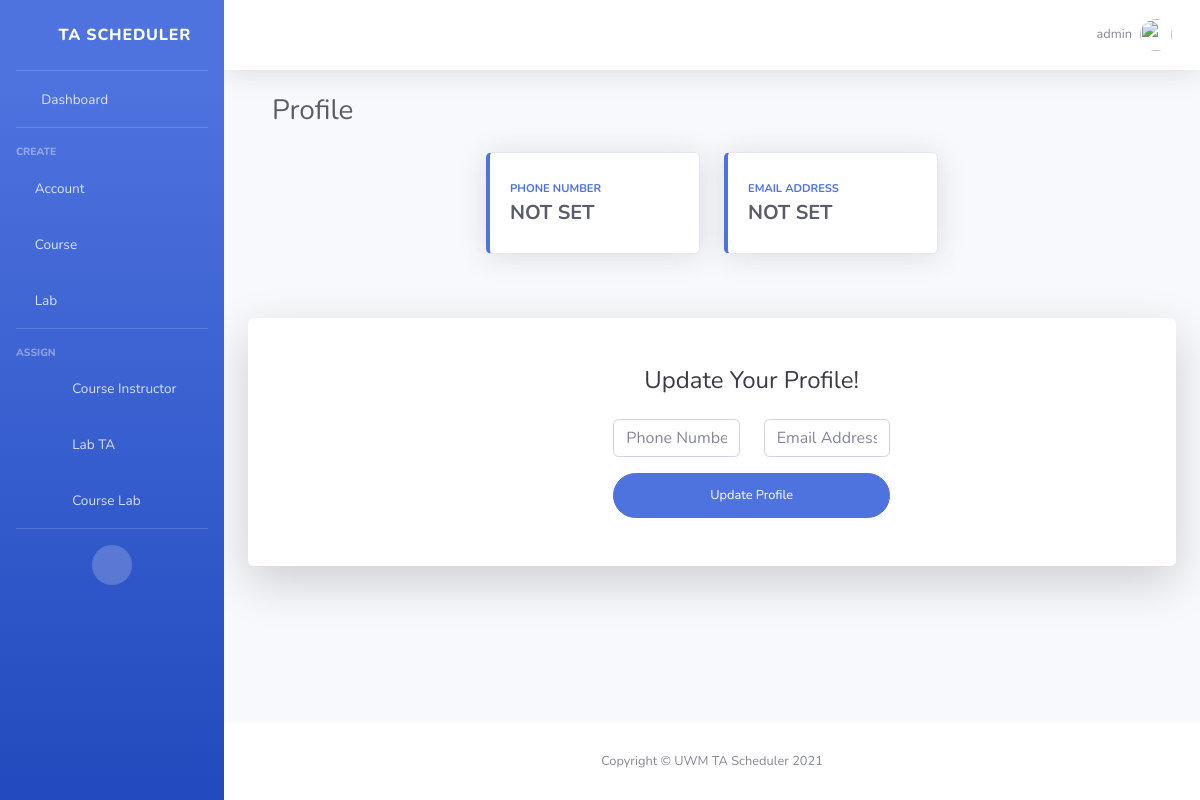
The app's page /profile/ (signed in), older data.
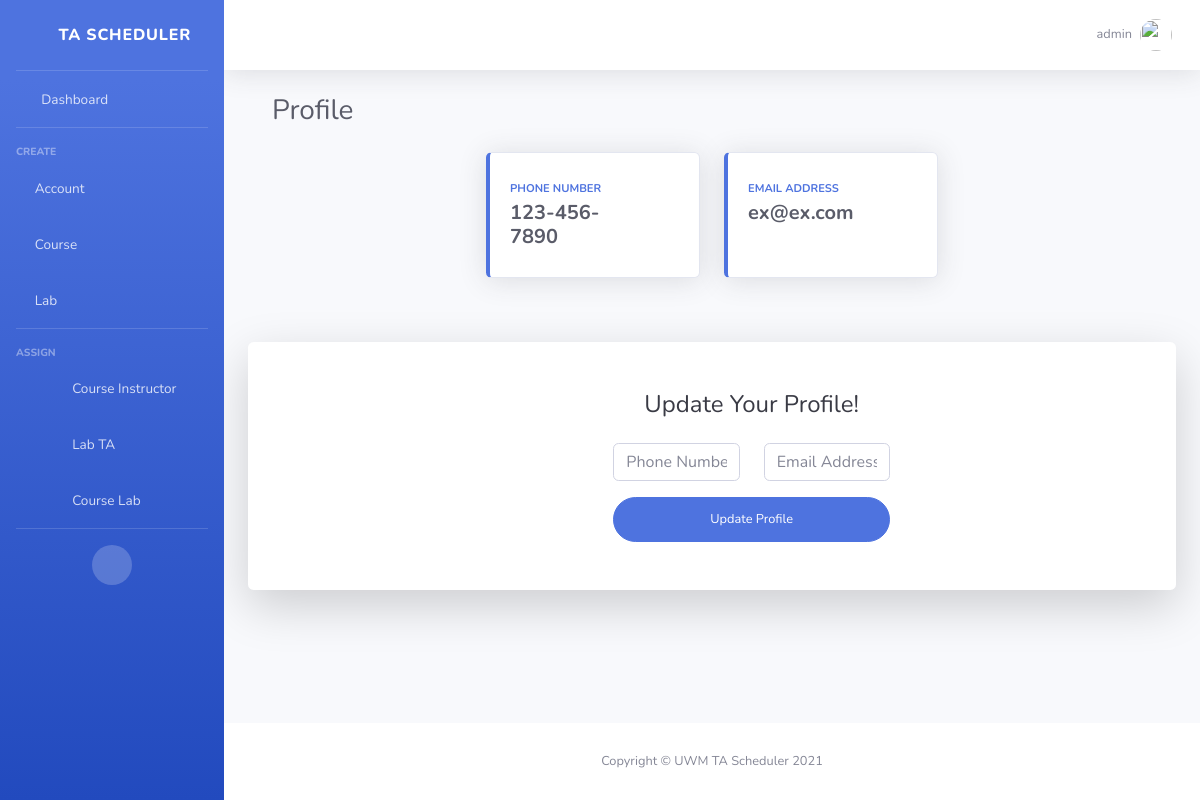
The same page, newer data.
### TA_Scheduler/models.py (models this page shows)
class myContact(models.Model):
    userName = models.CharField(max_length=40)
    phoneNumber = models.CharField(max_length=20)
    emailAddress = models.CharField(max_length=40)

### TA_Scheduler/views.py (the view, shortened to what this page needs)
# urls.py: path('profile/', Profile.as_view()),
class Profile(View):
    def get(self,request):
        userName = request.session["userName"]
        if(verifyLogin.verifyLogin(userName, request) == False):
            return render(request, "logout.html", {})
        contact = list(myContact.objects.filter(userName=userName))[0]
        if (request.session["userType"] == "Administrator"):
            return render(request, "profile.html", {"userName":userName, "phoneNumber":contact.phoneNumber, "emailAddress":contact.emailAddress})
        elif (request.session["userType"] == "Instructor"):
            return render(request, "profile-instructor.html", {"userName": userName, "phoneNumber": contact.phoneNumber,
                                                    "emailAddress": contact.emailAddress})
        elif (request.session["userType"] == "TA"):
            return render(request, "profile-ta.html", {"userName": userName, "phoneNumber": contact.phoneNumber,
                                                    "emailAddress": contact.emailAddress})

### TA_Scheduler/verifyLogin.py (called while the page is built)
    def verifyLogin(userName, request):
        userFound = list(myAccount.objects.filter(userName=userName))
        if(len(userFound) == 0):
            auth_logout(request)
            return False
        return True

### templates/profile.html (shortened to what this page needs)
{% load static %}
<!DOCTYPE html>
<html lang="en">
<head>
    <link href="{% static '/vendor/fontawesome-free/css/all.min.css' %}" rel="stylesheet" type="text/css">
    <link href="{% static '/css/sb-admin-2.min.css' %}" rel="stylesheet">
    <link href="{% static '/vendor/datatables/dataTables.bootstrap4.min.css' %}" rel="stylesheet">
</head>
<body id="page-top">
<div id="wrapper">
    <ul class="navbar-nav bg-gradient-primary sidebar sidebar-dark accordion" id="accordionSidebar">
        <a class="sidebar-brand d-flex align-items-center justify-content-center" href="/home">
            <div class="sidebar-brand-icon rotate-n-15">
                <i class="far fa-calendar-alt"></i>
            </div>
            <div class="sidebar-brand-text mx-3">TA Scheduler</div>
        </a>
        <hr class="sidebar-divider my-0">
        <li class="nav-item">
            <a class="nav-link" href="/home">
                <i class="fas fa-fw fa-tachometer-alt"></i>
                <span>Dashboard</span></a>
        </li>
        <hr class="sidebar-divider">
        <div class="sidebar-heading">
            Create
        </div>
        <li class="nav-item">
            <a class="nav-link" href="/create-account">
                <i class="fas fa-user-circle"></i>
                <span>Account</span></a>
        </li>
        <li class="nav-item">
            <a class="nav-link" href="/create-course">
                <i class="fas fa-book-open"></i>
                <span>Course</span></a>
        </li>
        <li class="nav-item">
            <a class="nav-link" href="/create-lab">
                <i class="fas fa-flask"></i>
                <span>Lab</span></a>
        </li>
        <hr class="sidebar-divider">
        <div class="sidebar-heading">
            Assign
        </div>
        <li class="nav-item">
            <a class="nav-link" href="/assign-course-instructor/">
                <i class="fas fa-user-circle"></i> <i class="fas fa-arrow-right"></i> <i class="fas fa-book-open"></i>
                <span>Course Instructor</span></a>
        </li>
        <li class="nav-item">
            <a class="nav-link" href="/assign-lab-ta/">
                <i class="fas fa-user-circle"></i> <i class="fas fa-arrow-right"></i> <i class="fas fa-flask"></i>
                <span>Lab TA</span></a>
        </li>
        <li class="nav-item">
            <a class="nav-link" href="/assign-course-lab/">
                <i class="fas fa-flask"></i> <i class="fas fa-arrow-right"></i> <i class="fas fa-book-open"></i>
                <span>Course Lab</span></a>
        </li>
        <hr class="sidebar-divider d-none d-md-block">
        <div class="text-center d-none d-md-inline">
            <button class="rounded-circle border-0" id="sidebarToggle"></button>
        </div>
    </ul>
    <div id="content-wrapper" class="d-flex flex-column">
        <div id="content">
            <nav class="navbar navbar-expand navbar-light bg-white topbar mb-4 static-top shadow">
                <ul class="navbar-nav ml-auto">
                    <li class="nav-item dropdown no-arrow">
                        <a class="nav-link dropdown-toggle" href="#" id="userDropdown" role="button"
                           data-toggle="dropdown" aria-haspopup="true" aria-expanded="false">
                            <span class="mr-2 d-none d-lg-inline text-gray-600 small">{{ userName }}</span>
                            <img class="img-profile rounded-circle"
                                 src="{% static '/img/undraw_profile.svg' %}">
                        </a>
                    </li>
                </ul>
            </nav>
            <div class="container-fluid">
                <div class="container-fluid">
                    <div class="d-sm-flex align-items-center justify-content-between mb-4">
                        <h1 class="h3 mb-0 text-gray-800">Profile</h1>
                    </div>
                </div>
                <div class="row">
                    <div class="col-xl-3 col-md-3 mb-3"></div>
                    <div class="col-xl-3 col-md-3 mb-3">
                        <div class="card border-left-primary shadow h-100 py-2">
                            <div class="card-body">
                                <div class="row no-gutters align-items-center">
                                    <div class="col mr-2">
                                        <div class="text-xs font-weight-bold text-primary text-uppercase mb-1">
                                            Phone Number
                                        </div>
                                        <div class="h5 mb-0 font-weight-bold text-gray-800">{{ phoneNumber }}</div>
                                    </div>
                                    <div class="col-auto">
                                        <i class="fas fa-phone fa-2x text-gray-300"></i>
                                    </div>
                                </div>
                            </div>
                        </div>
                    </div>
                    <div class="col-xl-3 col-md-4 mb-3">
                        <div class="card border-left-primary shadow h-100 py-2">
                            <div class="card-body">
                                <div class="row no-gutters align-items-center">
                                    <div class="col mr-2">
                                        <div class="text-xs font-weight-bold text-primary text-uppercase mb-1">
                                            Email Address
                                        </div>
                                        <div class="h5 mb-0 font-weight-bold text-gray-800">{{ emailAddress }}</div>
                                    </div>
                                    <div class="col-auto">
                                        <i class="fas fa-envelope fa-2x text-gray-300"></i>
                                    </div>
                                </div>
                            </div>
                        </div>
                    </div>
                </div>
                <div class="card o-hidden border-0 shadow-lg my-5">
                    <div class="card-body p-0">
                        <div class="row">
                            <div class="col-lg-4 d-none d-lg-block bg-register-image"></div>
                            <div class="col-lg-5">
                                <div class="p-5">
                                    <div class="text-center">
                                        <h1 class="h4 text-gray-900 mb-4">Update Your Profile!</h1>
                                    </div>
                                    <form class="user" action="/profile/" method="post">
                                        <div class="form-group row">
                                            <div class="col-sm-6  mb-3 mb-sm-0">
                                                <input required="true" type="tel" class="form-control"
                                                       name="phoneNumber" placeholder="Phone Number (123-546-7890)"
                                                       pattern="[0-9]{3}-[0-9]{3}-[0-9]{4}">
                                            </div>
                                            <div class="col-sm-6">
                                                <input required="true" type="email" class="form-control"
                                                       name="emailAddress" placeholder="Email Address"></div>
                                        </div>
                                        <button type="submit" class="btn btn-primary btn-user btn-block">Update
                                            Profile
                                        </button>
                                    </form>
                                </div>
                            </div>
                        </div>
                    </div>
                </div>
            </div>
        </div>
        <footer class="sticky-footer bg-white">
            <div class="container my-auto">
                <div class="copyright text-center my-auto">
                    <span>Copyright &copy; UWM TA Scheduler 2021</span>
                </div>
            </div>
        </footer>
    </div>
</div>
</body>
</html>

Row changes from the older to the newer data that the page shows:
changed myContact: phoneNumber "NOT SET" → "123-456-7890"; emailAddress "NOT SET" → "ex@ex.com"
